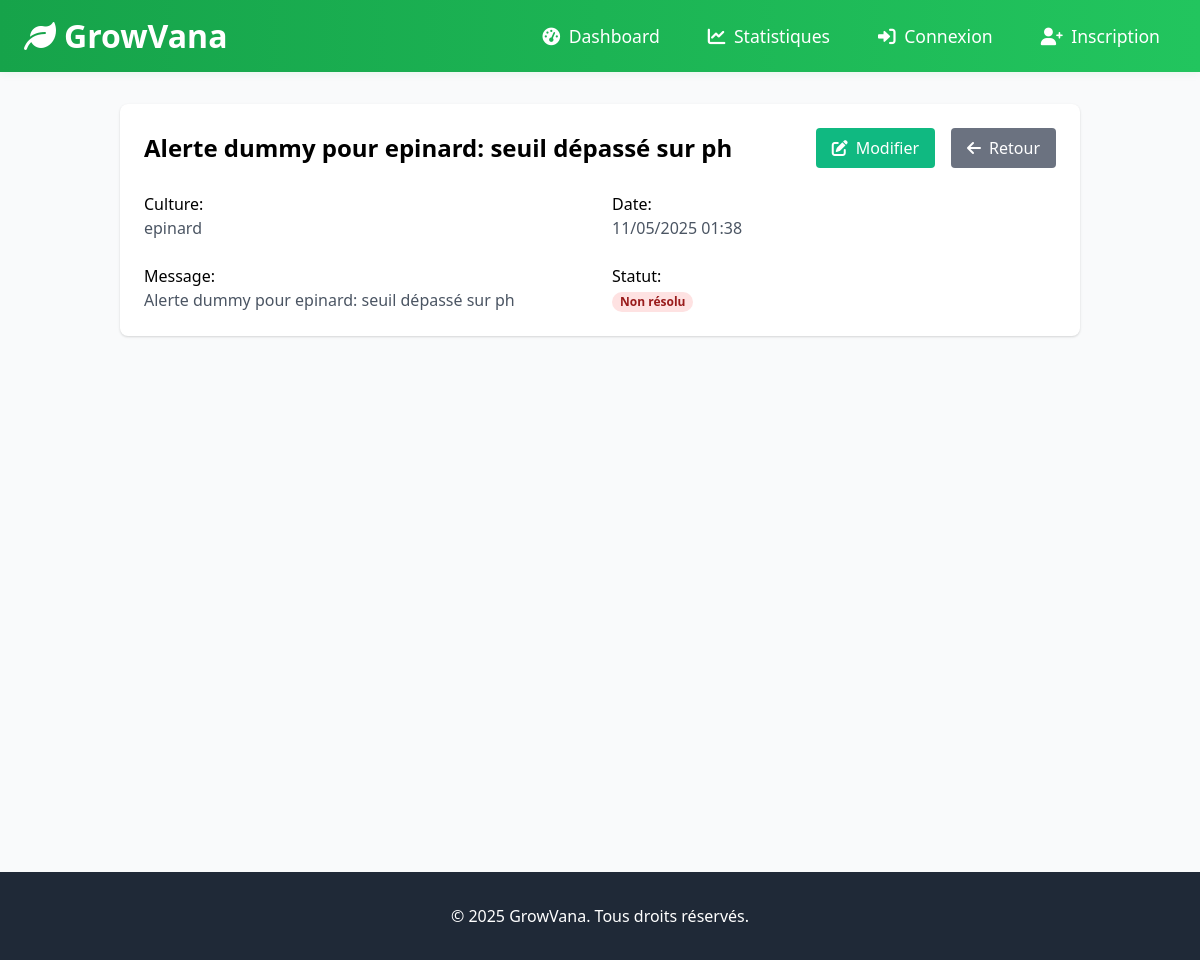
Page /notifications/5/ on the earlier database version.
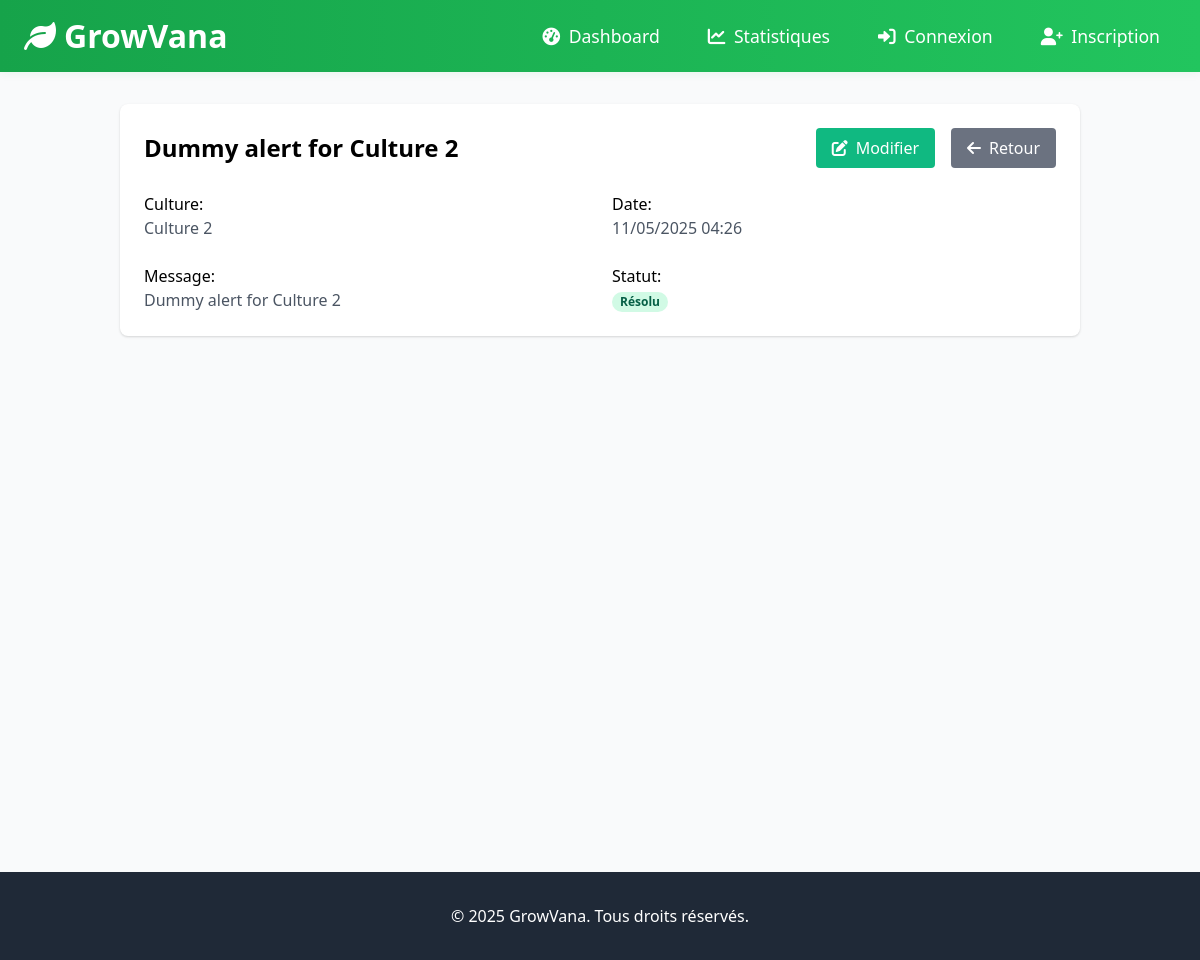
Same page on the later database version.
### notification/models.py (models this page shows, shortened)
class Alert(models.Model):
    culture = models.ForeignKey(Culture, on_delete=models.CASCADE)
    timestamp = models.DateTimeField(auto_now_add=True)
    message = models.TextField()
    is_resolved = models.BooleanField(default=False)

### culture/models.py (models this page shows, shortened)
class Culture(models.Model):
    user = models.ForeignKey(settings.AUTH_USER_MODEL, on_delete=models.CASCADE, related_name='cultures', null=True, blank=True)
    name = models.CharField(max_length=100)
    description = models.TextField(blank=True)
    created_at = models.DateTimeField(auto_now_add=True)

### notification/views.py (the view)
# urls.py: path('<int:pk>/', views.notification_detail, name='notification-detail'),
def notification_detail(request, pk):
    alert = get_object_or_404(Alert, pk=pk)
    return render(request, 'notification/detail.html', {'alert': alert})

### notification/templates/notification/detail.html
{% extends 'base.html' %}
{% block content %}
<div class="container mx-auto p-4">
    <div class="bg-white rounded-lg shadow p-6">
        <div class="flex justify-between items-center mb-6">
            <h1 class="text-2xl font-bold">{{ alert.message }}</h1>
            <div class="flex space-x-4">
                <a href="{% url 'notification:notification-edit' alert.pk %}" class="bg-green-500 text-white px-4 py-2 rounded hover:bg-green-600">
                    <i class="fas fa-edit mr-2"></i>Modifier
                </a>
                <a href="{% url 'notification:notification-list' %}" class="bg-gray-500 text-white px-4 py-2 rounded hover:bg-gray-600">
                    <i class="fas fa-arrow-left mr-2"></i>Retour
                </a>
            </div>
        </div>
        <div class="grid grid-cols-1 md:grid-cols-2 gap-6">
            <div>
                <p class="font-medium">Culture:</p>
                <p class="text-gray-600">{{ alert.culture.name }}</p>
            </div>
            <div>
                <p class="font-medium">Date:</p>
                <p class="text-gray-600">{{ alert.timestamp|date:"d/m/Y H:i" }}</p>
            </div>
            <div>
                <p class="font-medium">Message:</p>
                <p class="text-gray-600">{{ alert.message }}</p>
            </div>
            <div>
                <p class="font-medium">Statut:</p>
                <p class="text-gray-600">
                    {% if alert.is_resolved %}
                        <span class="px-2 inline-flex text-xs leading-5 font-semibold rounded-full bg-green-100 text-green-800">Résolu</span>
                    {% else %}
                        <span class="px-2 inline-flex text-xs leading-5 font-semibold rounded-full bg-red-100 text-red-800">Non résolu</span>
                    {% endif %}
                </p>
            </div>
        </div>
    </div>
</div>
{% endblock %}

Differences in the rows shown:
changed Alert: message "Alerte dummy pour epinard: seuil dépassé sur ph" → "Dummy alert for Culture 2"; culture.name "epinard" → "Culture 2"; timestamp "11/05/2025 01:38" → "11/05/2025 04:26"; is_resolved False → True (drawn)
Other differences:
text no longer shown: "Non résolu"
text now shown: "Résolu"
